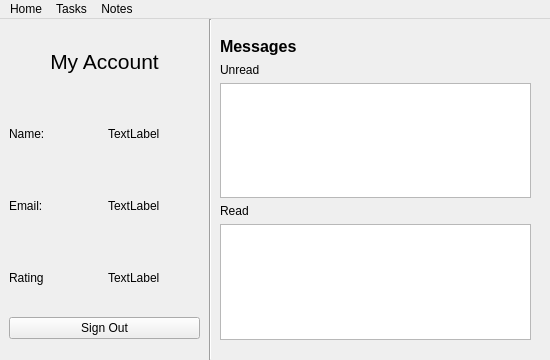
<?xml version="1.0" encoding="UTF-8"?>
<ui version="4.0">
 <class>account</class>
 <widget class="QMainWindow" name="account">
  <property name="geometry">
   <rect>
    <x>0</x>
    <y>0</y>
    <width>550</width>
    <height>360</height>
   </rect>
  </property>
  <property name="maximumSize">
   <size>
    <width>550</width>
    <height>360</height>
   </size>
  </property>
  <property name="windowTitle">
   <string>My Account</string>
  </property>
  <widget class="QWidget" name="centralwidget">
   <widget class="Line" name="line_2">
    <property name="geometry">
     <rect>
      <x>200</x>
      <y>0</y>
      <width>20</width>
      <height>341</height>
     </rect>
    </property>
    <property name="orientation">
     <enum>Qt::Vertical</enum>
    </property>
   </widget>
   <widget class="QWidget" name="">
    <property name="geometry">
     <rect>
      <x>9</x>
      <y>9</y>
      <width>191</width>
      <height>311</height>
     </rect>
    </property>
    <layout class="QVBoxLayout" name="verticalLayout">
     <item>
      <widget class="QLabel" name="label">
       <property name="font">
        <font>
         <pointsize>16</pointsize>
        </font>
       </property>
       <property name="text">
        <string>My Account</string>
       </property>
       <property name="alignment">
        <set>Qt::AlignCenter</set>
       </property>
      </widget>
     </item>
     <item>
      <layout class="QHBoxLayout" name="horizontalLayout">
       <item>
        <widget class="QLabel" name="nameLabel">
         <property name="text">
          <string>Name:</string>
         </property>
        </widget>
       </item>
       <item>
        <widget class="QLabel" name="userName">
         <property name="text">
          <string>TextLabel</string>
         </property>
        </widget>
       </item>
      </layout>
     </item>
     <item>
      <layout class="QHBoxLayout" name="horizontalLayout_2">
       <item>
        <widget class="QLabel" name="emailLabel">
         <property name="text">
          <string>Email:</string>
         </property>
        </widget>
       </item>
       <item>
        <widget class="QLabel" name="userEmail">
         <property name="text">
          <string>TextLabel</string>
         </property>
        </widget>
       </item>
      </layout>
     </item>
     <item>
      <layout class="QHBoxLayout" name="horizontalLayout_3">
       <item>
        <widget class="QLabel" name="ratingLabel">
         <property name="text">
          <string>Rating</string>
         </property>
        </widget>
       </item>
       <item>
        <widget class="QLabel" name="userRating">
         <property name="text">
          <string>TextLabel</string>
         </property>
        </widget>
       </item>
      </layout>
     </item>
     <item>
      <widget class="QPushButton" name="signOutButton">
       <property name="text">
        <string>Sign Out</string>
       </property>
      </widget>
     </item>
    </layout>
   </widget>
   <widget class="QWidget" name="">
    <property name="geometry">
     <rect>
      <x>220</x>
      <y>10</y>
      <width>311</width>
      <height>311</height>
     </rect>
    </property>
    <layout class="QVBoxLayout" name="verticalLayout_2">
     <item>
      <widget class="Line" name="line">
       <property name="orientation">
        <enum>Qt::Vertical</enum>
       </property>
      </widget>
     </item>
     <item>
      <layout class="QHBoxLayout" name="horizontalLayout_4">
       <item>
        <widget class="QLabel" name="label_2">
         <property name="font">
          <font>
           <pointsize>12</pointsize>
           <bold>true</bold>
          </font>
         </property>
         <property name="text">
          <string>Messages</string>
         </property>
        </widget>
       </item>
       <item>
        <widget class="QPushButton" name="newMessageButton">
         <property name="maximumSize">
          <size>
           <width>25</width>
           <height>25</height>
          </size>
         </property>
         <property name="text">
          <string/>
         </property>
         <property name="flat">
          <bool>true</bool>
         </property>
        </widget>
       </item>
       <item>
        <spacer name="horizontalSpacer">
         <property name="orientation">
          <enum>Qt::Horizontal</enum>
         </property>
         <property name="sizeHint" stdset="0">
          <size>
           <width>40</width>
           <height>20</height>
          </size>
         </property>
        </spacer>
       </item>
      </layout>
     </item>
     <item>
      <widget class="QLabel" name="label_3">
       <property name="text">
        <string>Unread</string>
       </property>
      </widget>
     </item>
     <item>
      <widget class="QListWidget" name="unreadList"/>
     </item>
     <item>
      <widget class="QLabel" name="label_4">
       <property name="text">
        <string>Read</string>
       </property>
      </widget>
     </item>
     <item>
      <widget class="QListWidget" name="readList"/>
     </item>
    </layout>
   </widget>
  </widget>
  <widget class="QMenuBar" name="menubar">
   <property name="geometry">
    <rect>
     <x>0</x>
     <y>0</y>
     <width>550</width>
     <height>22</height>
    </rect>
   </property>
   <widget class="QMenu" name="menuHome">
    <property name="title">
     <string>Home</string>
    </property>
    <addaction name="actionHome"/>
   </widget>
   <widget class="QMenu" name="menuTasks">
    <property name="title">
     <string>Tasks</string>
    </property>
    <addaction name="actionView_Completed_Tasks"/>
   </widget>
   <widget class="QMenu" name="menuNotes">
    <property name="title">
     <string>Notes</string>
    </property>
    <addaction name="actionView_Notes"/>
   </widget>
   <addaction name="menuHome"/>
   <addaction name="menuTasks"/>
   <addaction name="menuNotes"/>
  </widget>
  <action name="actionHome">
   <property name="text">
    <string>Home</string>
   </property>
  </action>
  <action name="actionView_Completed_Tasks">
   <property name="text">
    <string>View Completed Tasks</string>
   </property>
  </action>
  <action name="actionView_Notes">
   <property name="text">
    <string>View Notes</string>
   </property>
  </action>
 </widget>
 <resources/>
 <connections/>
</ui>
